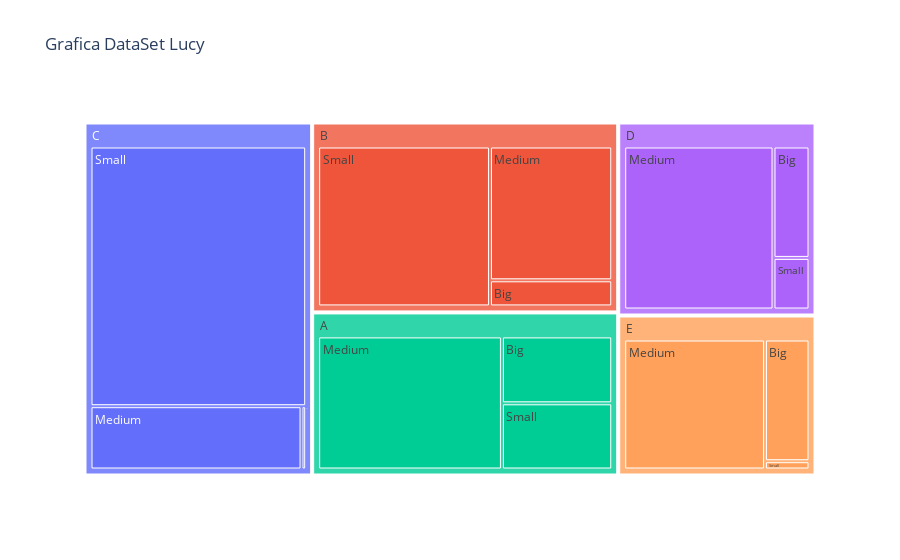

The code cell stored with this chart in its notebook:
### Code cell
fig=px.treemap(Base,path=["Zone","Level"],values="Income",color_continuous_scale='Viridis',
               title="Grafica DataSet Lucy")
fig.update_layout()
fig.show()

### Figure 1 — Plotly figure (JSON) as saved in the notebook; plotly's stock layout.template omitted (floating-point values rounded to 4 significant figures)
{"data": [{"branchvalues": "total", "domain": {"x": [0, 1], "y": [0, 1]}, "hovertemplate": "labels=%{label}<br>Income=%{value}<br>parent=%{parent}<br>id=%{id}<extra></extra>", "ids": ["A/Big", "B/Big", "C/Big", "D/Big", "E/Big", "A/Medium", "B/Medium", "C/Medium", "D/Medium", "E/Medium", "A/Small", "B/Small", "C/Small", "D/Small", "E/Small", "A", "B", "C", "D", "E"], "labels": ["Big", "Big", "Big", "Big", "Big", "Medium", "Medium", "Medium", "Medium", "Medium", "Small", "Small", "Small", "Small", "Small", "A", "B", "C", "D", "E"], "name": "", "parents": ["A", "B", "C", "D", "E", "A", "B", "C", "D", "E", "A", "B", "C", "D", "E", "", "", "", "", ""], "type": "treemap", "values": [37750, 15823, 1360, 20282, 28491, 125140, 81121, 61825, 123076, 96189, 37361, 136239, 259228, 9393, 1939, 200251, 233183, 322413, 152751, 126619]}], "layout": {"legend": {"tracegroupgap": 0}, "title": {"text": "Grafica DataSet Lucy"}}}
